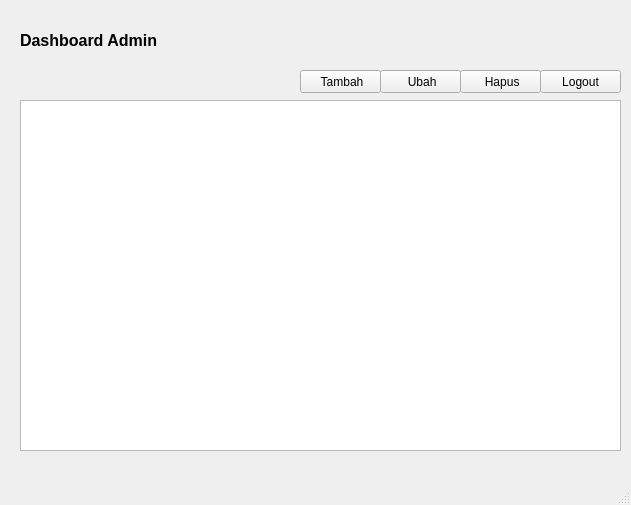
<?xml version="1.0" encoding="UTF-8"?>
<ui version="4.0">
 <class>MainWindow</class>
 <widget class="QMainWindow" name="MainWindow">
  <property name="geometry">
   <rect>
    <x>0</x>
    <y>0</y>
    <width>631</width>
    <height>505</height>
   </rect>
  </property>
  <property name="windowTitle">
   <string>MainWindow</string>
  </property>
  <widget class="QWidget" name="centralwidget">
   <widget class="QLabel" name="label">
    <property name="geometry">
     <rect>
      <x>20</x>
      <y>30</y>
      <width>151</width>
      <height>21</height>
     </rect>
    </property>
    <property name="font">
     <font>
      <pointsize>12</pointsize>
      <weight>75</weight>
      <bold>true</bold>
     </font>
    </property>
    <property name="text">
     <string>Dashboard Admin</string>
    </property>
   </widget>
   <widget class="QPushButton" name="pushButton">
    <property name="geometry">
     <rect>
      <x>300</x>
      <y>70</y>
      <width>81</width>
      <height>23</height>
     </rect>
    </property>
    <property name="text">
     <string> Tambah</string>
    </property>
    <property name="icon">
     <iconset>
      <normaloff>../icon/tambah.png</normaloff>../icon/tambah.png</iconset>
    </property>
    <property name="iconSize">
     <size>
      <width>12</width>
      <height>12</height>
     </size>
    </property>
   </widget>
   <widget class="QPushButton" name="pushButton_2">
    <property name="geometry">
     <rect>
      <x>380</x>
      <y>70</y>
      <width>81</width>
      <height>23</height>
     </rect>
    </property>
    <property name="text">
     <string> Ubah</string>
    </property>
    <property name="icon">
     <iconset>
      <normaloff>../icon/ubah.png</normaloff>../icon/ubah.png</iconset>
    </property>
    <property name="iconSize">
     <size>
      <width>12</width>
      <height>12</height>
     </size>
    </property>
   </widget>
   <widget class="QPushButton" name="pushButton_3">
    <property name="geometry">
     <rect>
      <x>460</x>
      <y>70</y>
      <width>81</width>
      <height>23</height>
     </rect>
    </property>
    <property name="text">
     <string> Hapus</string>
    </property>
    <property name="icon">
     <iconset>
      <normaloff>../icon/hapus.png</normaloff>../icon/hapus.png</iconset>
    </property>
    <property name="iconSize">
     <size>
      <width>12</width>
      <height>12</height>
     </size>
    </property>
   </widget>
   <widget class="QPushButton" name="pushButton_4">
    <property name="geometry">
     <rect>
      <x>540</x>
      <y>70</y>
      <width>81</width>
      <height>23</height>
     </rect>
    </property>
    <property name="text">
     <string>Logout</string>
    </property>
    <property name="icon">
     <iconset>
      <normaloff>../icon/logout.png</normaloff>../icon/logout.png</iconset>
    </property>
    <property name="iconSize">
     <size>
      <width>12</width>
      <height>12</height>
     </size>
    </property>
   </widget>
   <widget class="QTableWidget" name="tableWidget">
    <property name="geometry">
     <rect>
      <x>20</x>
      <y>100</y>
      <width>601</width>
      <height>351</height>
     </rect>
    </property>
   </widget>
  </widget>
  <widget class="QMenuBar" name="menubar">
   <property name="geometry">
    <rect>
     <x>0</x>
     <y>0</y>
     <width>631</width>
     <height>21</height>
    </rect>
   </property>
  </widget>
  <widget class="QStatusBar" name="statusbar"/>
 </widget>
 <resources/>
 <connections/>
</ui>
